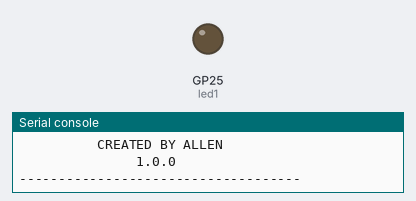
Bench run of a program on a simulated Raspberry Pi Pico running MicroPython. On the bench: output pins drawn as LEDs (lit = HIGH), the last lines printed to the serial console. Dashed ring = blinking.

Above: at 1.2 s.
At 2.6 s:
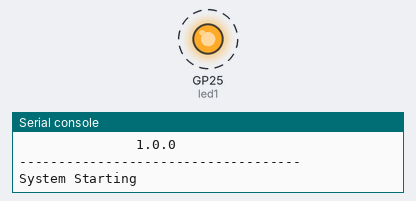
Timing chart, 0 to 3.0 s (numbered marks = the images above):
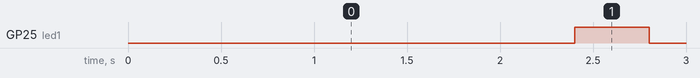

Measured:
- by itself, GP25 (led1): alternates HIGH for 0.40 s and LOW for 0.40 s

The program:

startup.py
```python
from machine import Pin, Timer
import utime

print("------------------------------------")
print("          REMOTE PC BOOTER          ")
print("          CREATED BY ALLEN          ")
print("               1.0.0                ")
print("------------------------------------")

utime.sleep(2)

print("System Starting")

led1 = Pin("LED", Pin.OUT)
timer = Timer()

def blink(timer):
    led1.toggle()

timer.init(freq=2.5, mode=Timer.PERIODIC, callback=blink)

utime.sleep(2)
```
